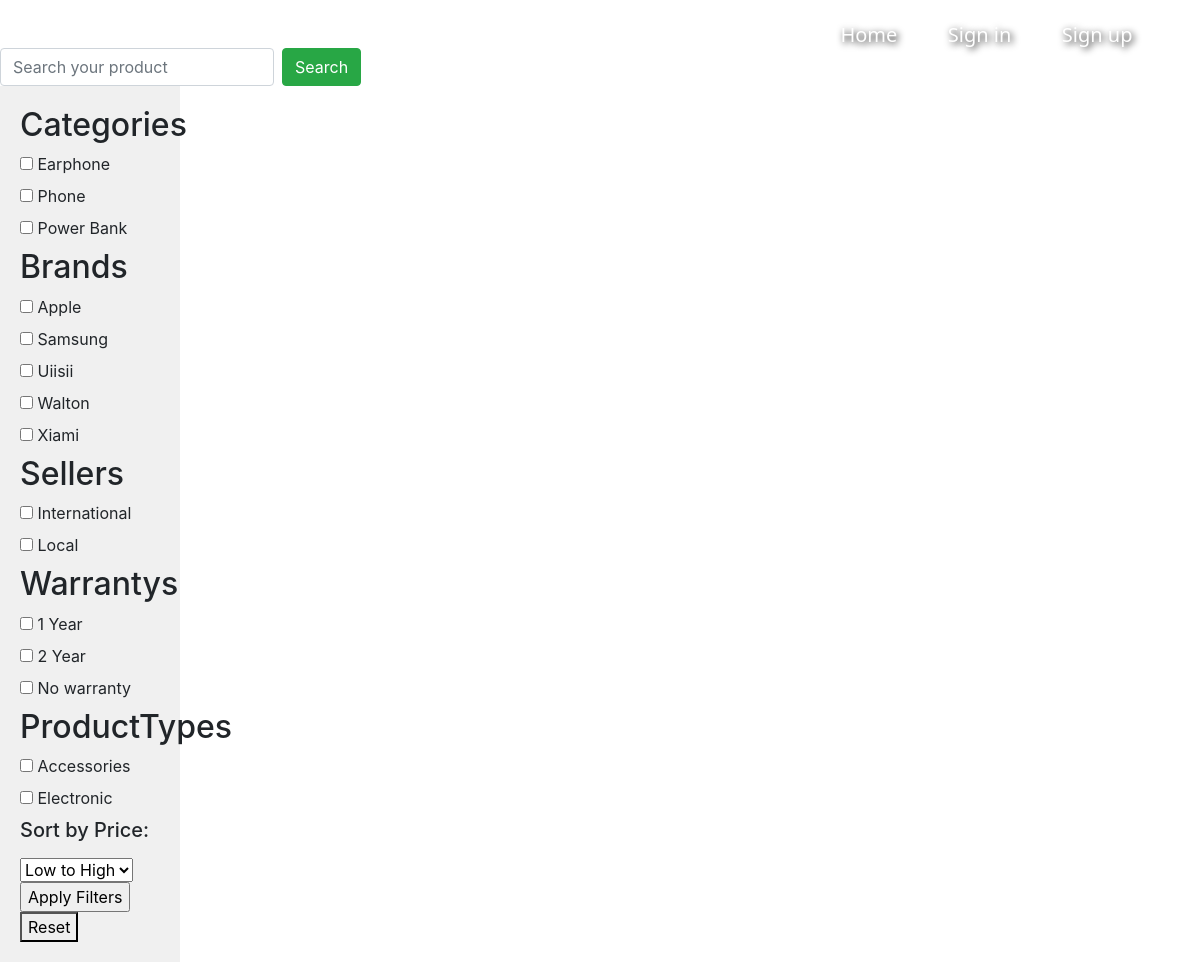
The page / on the database its author committed.
### Category/models.py (models this page shows, shortened)
class Categories(models.Model):
    category_name = models.CharField(max_length=255)
    category_vale = models.CharField(max_length=255, null=True, blank=True)

class Brand(models.Model):
    brand_name = models.CharField(max_length=255)
    brands_vale = models.CharField(max_length=255, null=True, blank=True)

class Seller(models.Model):
    seller_name = models.CharField(max_length=255)
    seller_vale = models.CharField(max_length=255, null=True, blank=True)

class Warranty(models.Model):
    warranty_name = models.CharField(max_length=255)
    warranty_vale = models.CharField(max_length=255, null=True, blank=True)

class ProductType(models.Model):
    product_type_name = models.CharField(max_length=255)
    product_type_vale = models.CharField(max_length=255, null=True, blank=True)

### Category/views.py (the view)
# urls.py: path('', landingPage),
def landingPage(request):
    allCategories = Categories.objects.all().order_by("category_name")
    allBrands = Brand.objects.all().order_by("brand_name")
    allSellers = Seller.objects.all().order_by("seller_name")
    allWarrantys = Warranty.objects.all().order_by("warranty_name")
    allProductTypes = ProductType.objects.all().order_by("product_type_name")
    return render(request, "landing.html", {
        "Categories": allCategories,
        "Brands": allBrands,
        "Sellers": allSellers,
        "Warrantys": allWarrantys,
        "ProductTypes": allProductTypes
    })

### templates/landing.html (shortened to what this page needs)
{% extends 'layout/base.html' %}
{% block body %}
<div id="search" class="form-inline">
  <input class="form-control mr-sm-2" type="text" id="searchValue" name="searchValue" placeholder="Search your product">
  <button class="btn btn-success" id="search_field" type="submit">Search</button>
</div>
  <div id="searchPanel">
      <h2>Categories</h2>
      {% for category in Categories %}
        <label>
          <input id="category" type="checkbox" name="options" value="{{ category.id }}" />
          {{ category.category_name }}
        </label><br />
      {% endfor %}
      <h2>Brands</h2>
      {% for brand in Brands %}
        <label>
          <input id="brand" type="checkbox" name="options" value="{{ brand.id }}" />
          {{ brand.brand_name }}
        </label><br />
      {% endfor %}
      <h2>Sellers</h2>
      {% for seller in Sellers %}
        <label>
          <input id="seller" type="checkbox" name="options" value="{{ seller.id }}" />
          {{ seller.seller_name }}
        </label><br />
      {% endfor %}
      <h2>Warrantys</h2>
      {% for warranty in Warrantys %}
        <label>
          <input id="warranty" type="checkbox" name="options" value="{{ warranty.id }}" />
          {{ warranty.warranty_name }}
        </label><br />
      {% endfor %}
      <h2>ProductTypes</h2>
      {% for productType in ProductTypes %}
        <label>
          <input id="productType" type="checkbox" name="options" value="{{ productType.id }}" />
          {{ productType.product_type_name }}
        </label><br />
      {% endfor %}
      <label for="sort"><h5>Sort by Price:</h5></label>
      <select id="price" name="sort">
        <option value="0">Low to High</option>
      </select>
      <br />
      <input type="submit" id="filer" value="Apply Filters" />
      <button id="resetFilters">Reset</button>
  </div>
  <div id="mainContent">
  </div>
{% endblock %}

### templates/layout/base.html (shortened to what this page needs)
{% load static %}
<!DOCTYPE html>
<html lang="en">
  <head>
    <link rel="stylesheet" href="https://maxcdn.bootstrapcdn.com/bootstrap/4.5.2/css/bootstrap.min.css" />
    <link rel="stylesheet" type="text/css" href="{% static 'css/style.css' %}" />
  </head>
  <body>
    {% include 'layout/header.html' %}
    <div class="body_start">
      <br />
    </div>
    {% block body %}
    {% endblock %}
    <br /><br /><br /><br />
  </body>
</html>

### templates/layout/header.html (shortened to what this page needs)
<div class="menu">
        <ul>
            <li><a href='/'>Home</a></li>
            <li id="SignIn"><a href="/user/log_in">Sign in</a></li>
            <li id="SignUp" ><a href="/user/join">Sign up</a></li>
        </ul>
    </div>
<br>

### static/css/style.css (style rules this page uses)
.body_start { display: flex; flex-direction: row; }
.menu ul { position: relative; }
.menu ul li { position: relative; display: inline-block; margin: 20px; }
.menu ul li a { text-decoration: none; color: white; font-size: 20px; text-shadow: 2px 2px 7px black; padding: 3px; }
.menu { text-align: right; float: right; }
#searchPanel { width: 15%; float: left; padding: 20px; box-sizing: border-box; background-color: #f0f0f0; }
#mainContent { width: 70%; padding: 20px; box-sizing: border-box; }
.menu ul li a { font-family: 'Noto Sans', sans-serif; }
.menu ul li a:after { content: ''; position: absolute; width: 100%; transform: scaleX(0); height: 2px; bottom: 0; left: 0; background-color: white; transform-origin: bottom right; transition: transform 0.25s ease-out; }

### rows shown on the page
Categories: category_name "Earphone"
Categories: category_name "Phone"
Categories: category_name "Power Bank"
Brand: brand_name "Apple"
Brand: brand_name "Samsung"
Brand: brand_name "Uiisii"
Brand: brand_name "Walton"
Brand: brand_name "Xiami"
Seller: seller_name "International"
Seller: seller_name "Local"
Warranty: warranty_name "1 Year"
Warranty: warranty_name "2 Year"
Warranty: warranty_name "No warranty"
ProductType: product_type_name "Accessories"
ProductType: product_type_name "Electronic"
